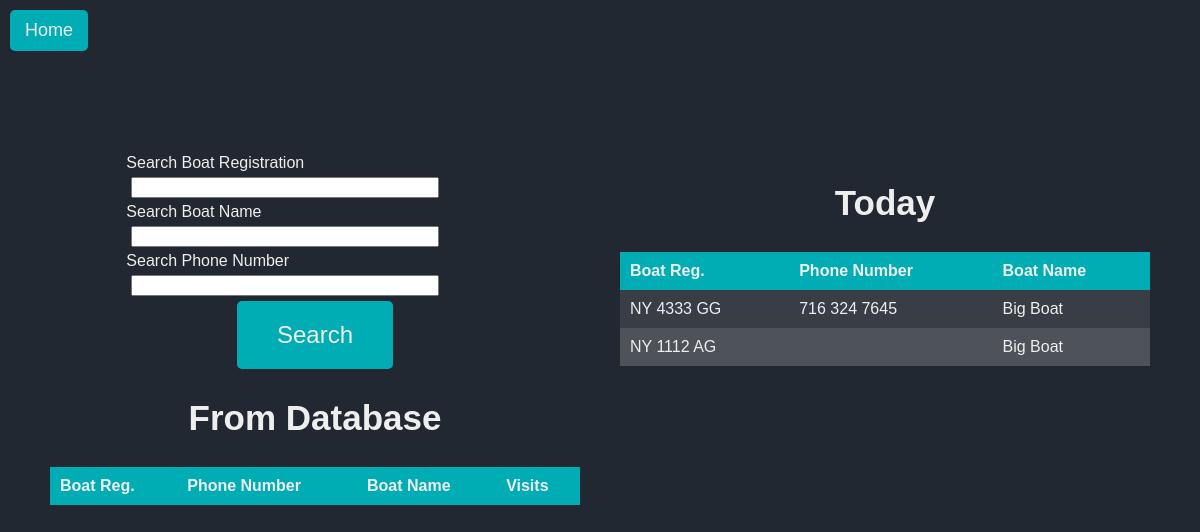
Page /search (signed in) on the committed database.
### website/models.py (models this page shows)
class Boat(db.Model):
    id = db.Column(db.Integer, primary_key=True)
    boat_reg = db.Column(db.String(150), unique=True)
    sanitized_boat_reg = db.Column(db.String(150), unique=True)
    boat_name = db.Column(db.String(150))
    sanitized_boat_name = db.Column(db.String(150))
    phone_number = db.Column(db.String(150))
    sanitized_phone_number = db.Column(db.String(150))
    owner_name = db.Column(db.String(150))
    sanitized_owner_name = db.Column(db.String(150))
    boat_size = db.Column(db.Integer)
    email = db.Column(db.String(150))
    zipcode = db.Column(db.String(150))
    visits = db.relationship('Visit', backref='boat')
    current_boats_id = db.Column(db.Integer, db.ForeignKey('current_boats.id'))

### website/views.py (the view, shortened to what this page needs)
@views.route('/search', methods=['GET','POST'])
@login_required
def search():
    form = SearchForm()
    results = []
    resultsToday = []
    if CurrentBoats.query.first():
        resultsToday = CurrentBoats.query.first().boats.all()
        print(resultsToday)
    return render_template('search.html', form=form, boats=results, currentboats=resultsToday)

### website/forms.py
class SearchForm(FlaskForm):
    boat_reg = StringField('Search Boat Registration')
    boat_name = StringField('Search Boat Name')
    phone_number = StringField('Search Phone Number')
    submit = SubmitField('Submit')

### website/templates/search.html (shortened to what this page needs)
{% extends "base.html" %}
{%block head%}<a href="{{ url_for('views.home') }}"id="home-btn">Home</a>{%endblock%}
{%block styles%}static/search-styles.css{%endblock%}
{% block content%}
<div id="main-container">
  <div id="left-container" style="flex: 1;">
    <div id="search-container">
      <form method="POST" id="search">
        <div class="form-group">
          {{ form.boat_reg.label }}
          {{ form.boat_reg(class="form-control") }}
        </div>
        <div class="form-group">
          {{ form.boat_name.label }}
          {{ form.boat_name(class="form-control") }}
        </div>
        <div class="form-group">
          {{ form.phone_number.label }}
          {{ form.phone_number(class="form-control") }}
        </div>
        <div id="button-container">
          <button type="submit" class="btn btn-primary" id="login-btn" name="submit-button" value="search">Search</button>
        </div>
      </form>
    </div>
    <div id="table-container">
      <h2>From Database</h2>
      <table id="search-results">
        <thead>
          <tr>
            <th>Boat Reg.</th>
            <th>Phone Number</th>
            <th>Boat Name</th>
            <th>Visits</th>
          </tr>
        </thead>
      </table>
    </div>
  </div>
  <div id="right-container" style="flex: 1;">
    <div id="table-container">
      <h2>Today</h2>
      {%if currentboats%}
      <table id="current-boats">
        <thead>
          <tr>
            <th>Boat Reg.</th>
            <th>Phone Number</th>
            <th>Boat Name</th>
          </tr>
        </thead>
        <tbody>
          {% for boat in currentboats %}
          <tr class="clickable-row" data-href="{{ url_for('views.log_boat', boat_reg=boat.boat_reg, boat_name=boat.boat_name, phone_number=boat.phone_number,  id=boat.id) }}">
            <td>{{ boat.boat_reg }}</td>
            <td>{{ boat.phone_number }}</td>
            <td>{{ boat.boat_name }}</td>
          </tr>
          {% endfor %}
        </tbody>
      </table>
      {% else %}
      <div id="button-container">
            <button type="submit" form="search" class="btn btn-primary" id="login-btn" name="submit-button" value="add">Add New Boat</button>
      </div>
      {%endif%}
    </div>
  </div>
</div>
{%endblock%}

### website/static/search-styles.css (style rules this page uses)
body { margin: 0; padding: 10px; font-family: Arial, sans-serif; background-color: #222831; color: #eeeeee; height: 100%; overflow: hidden; }
h2 { font-size: 35px; color: #eeeeee; width: 100%; text-align: center; }
#main-container { display: flex; justify-content: space-between; padding: 20px; box-sizing: border-box; height: calc(100vh - 40px); }
#left-container, #right-container { flex: 1; max-height: 100%; overflow: auto; padding: 20px; box-sizing: border-box; }
#search-container { display: flex; flex-direction: column; align-items: center; margin-bottom: 20px; }
input[type="text"] { margin: 5px; width: 100%; max-width: 300px; }
table { background-color: #393e46; border-collapse: collapse; width: 100%; }
th, td { padding: 10px; text-align: left; }
th { background-color: #00adb5; }
tr:nth-child(even) { background-color: #4e535a; }
#button-container { display: flex; justify-content: center; }
#login-btn { font-size: 24px; text-align: center; background-color: #00adb5; color: #eeeeee; padding: 20px 40px; border: none; cursor: pointer; transition: background-color 0.3s ease, transform 0.3s ease; border-radius: 5px; }
.clickable-row { cursor: pointer; }
#home-btn { font-size: 18px; background-color: #00adb5; color: #eeeeee; padding: 10px 15px; border: none; cursor: pointer; text-decoration: none; transition: background-color 0.3s ease, transform 0.3s ease; border-radius: 5px; display: inline-block; margin-right: 5px; }

### rows in the picture
Boat: boat_reg "NY 4333 GG", phone_number "716 324 7645", boat_name "Big Boat"
Boat: boat_reg "NY 1112 AG", boat_name "Big Boat"
